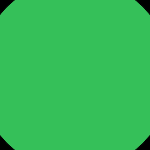
Frame 1 (no input)
Frame 60 (no input): identical to frame 1, image omitted
Frame 120 (the mouse pressed at the canvas centre since frame 60): identical to frame 1, image omitted

The p5.js sketch that drew this single still picture (run headless with seeded random() and noise() and a simulated clock; from frame 60 on, the mouse is pressed at the canvas centre):

// p5.js sketch
// ── sketch.js

  var size;
var b;
var c;

function setup() {
  createCanvas(150, 150);
  frameRate(30);
  size = random(50,250);
  
  b = createButton("Run Sketch Again");
  b.mousePressed(() => {
  size = random(10,70);
  randomizeCol();
  });
  
  b.style('margin-top','10px');
  
  randomizeCol();
}
function randomizeCol(){
 c = color(random(256),random(256),random(256));  

}

function draw() {
  background(0);
  fill(c);
  
  ellipse(width/2,height/2,size);
}
